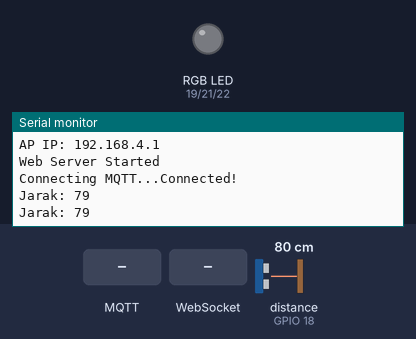
Simulated run of this sketch. Board: ESP32. On the bench: an RGB LED mixed from three pins (HIGH = lit), the last lines printed to the serial monitor. Wiring (inferred from the names in the program): ultrasonic range finder: trigger GPIO 5; echo GPIO 18. The inputs (shaded band) are chosen by the test bench; at power-on: distance to the obstacle (sensor on GPIO 18) 80 cm. The echo pulse lasts 58.3 µs per cm; WiFi joins after 1.5 s; servers stay silent unless stated; storage starts empty; no MQTT or app messages arrive unless stated; pins used as bus, display or sensor lines are not drawn.

Above: at 3.2 s.
3.3 s: MQTT message "0" arrives on the first subscribed topic
At 3.6 s:
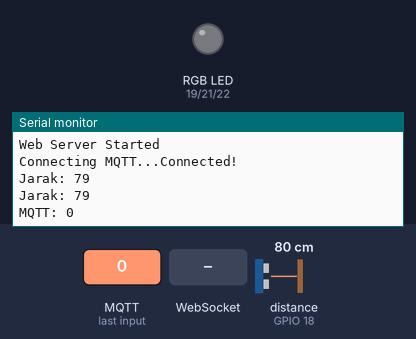
4.8 s: WebSocket text "0" received
At 5.01 s:
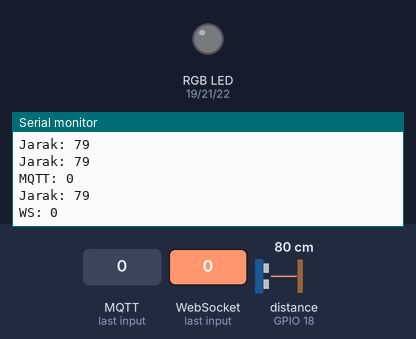

The sketch:

2ModeAP8MQTT.ino
```cpp
#include <Arduino.h>
#include <WiFi.h>
#include <WiFiClientSecure.h>
#include <PubSubClient.h>
#include <AsyncTCP.h>
#include <ESPAsyncWebServer.h>
#include "LittleFS.h"

// ================= WIFI =================
#define WIFI_SSID "HiFi-13897"
#define WIFI_PASS "pssslemanale"

// ================= MQTT =================
const char* mqtt_server = "7f55e70e343b4baaada935114c7f9610.s1.eu.hivemq.cloud";
const int mqtt_port = 8883;
const char* mqtt_user = "hemart";
const char* mqtt_pass = "Hemart123@";

// ================= PIN =================
#define trigPin 5
#define echoPin 18

#define RED_PIN   19
#define GREEN_PIN 21
#define BLUE_PIN  22

WiFiClientSecure espClient;
PubSubClient client(espClient);

AsyncWebServer server(80);
AsyncWebSocket ws("/ws");

// ================= ULTRASONIC =================
int readDistance(){
  digitalWrite(trigPin, LOW);
  delayMicroseconds(2);

  digitalWrite(trigPin, HIGH);
  delayMicroseconds(10);
  digitalWrite(trigPin, LOW);

  long duration = pulseIn(echoPin, HIGH, 30000);

  if(duration == 0) return -1;

  return duration * 0.034 / 2;
}

// ================= RGB =================
void setRGB(int r, int g, int b){
  ledcWrite(RED_PIN, r);
  ledcWrite(GREEN_PIN, g);
  ledcWrite(BLUE_PIN, b);
}

// ================= MQTT CALLBACK =================
void callback(char* topic, byte* payload, unsigned int length) {

  String msg = "";
  for (int i = 0; i < length; i++) {
    msg += (char)payload[i];
  }

  Serial.print("MQTT: ");
  Serial.println(msg);

  int r, g, b;
  if (sscanf(msg.c_str(), "%d,%d,%d", &r, &g, &b) == 3) {
    setRGB(r, g, b);
  }
}

// ================= MQTT CONNECT =================
void reconnectMQTT() {

  if (WiFi.status() != WL_CONNECTED) return;

  if (!client.connected()) {
    Serial.print("Connecting MQTT...");

    if (client.connect("ESP32Client", mqtt_user, mqtt_pass)) {
      Serial.println("Connected!");
      client.subscribe("iot/esp32/rgb");
    } else {
      Serial.print("Failed rc=");
      Serial.println(client.state());
    }
  }
}

// ================= WEBSOCKET =================
void onWebSocketEvent(AsyncWebSocket *server, AsyncWebSocketClient *client,
                     AwsEventType type, void *arg, uint8_t *data, size_t len) {

  if (type == WS_EVT_DATA) {
    String msg = "";

    for (size_t i = 0; i < len; i++) {
      msg += (char)data[i];
    }

    Serial.print("WS: ");
    Serial.println(msg);

    int r, g, b;
    if (sscanf(msg.c_str(), "%d,%d,%d", &r, &g, &b) == 3) {
      setRGB(r, g, b);
    }
  }
}

// ================= WIFI RECONNECT =================
void reconnectWiFi(){
  if (WiFi.status() != WL_CONNECTED) {
    Serial.println("Reconnecting WiFi...");
    WiFi.begin(WIFI_SSID, WIFI_PASS);
  }
}

// ================= SETUP =================
void setup() {
  Serial.begin(115200);

  pinMode(trigPin, OUTPUT);
  pinMode(echoPin, INPUT);

  // PWM
  ledcAttach(RED_PIN, 5000, 8);
  ledcAttach(GREEN_PIN, 5000, 8);
  ledcAttach(BLUE_PIN, 5000, 8);

  setRGB(0,0,0);

  // WiFi mode
  WiFi.mode(WIFI_AP_STA);

  WiFi.begin(WIFI_SSID, WIFI_PASS);
  Serial.print("Connecting WiFi");

  int timeout = 0;
  while (WiFi.status() != WL_CONNECTED && timeout < 10) {
    delay(1000);
    Serial.print(".");
    timeout++;
  }

  if(WiFi.status() == WL_CONNECTED){
    Serial.println("\nWiFi STA Connected");
    Serial.println(WiFi.localIP());
  } else {
    Serial.println("\nSTA Failed");
  }

  // AP fallback
  WiFi.softAP("ESP32_IoT", "12345678");
  Serial.print("AP IP: ");
  Serial.println(WiFi.softAPIP());

  // MQTT
  espClient.setInsecure();
  client.setServer(mqtt_server, mqtt_port);
  client.setCallback(callback);

  // LittleFS
  if(!LittleFS.begin()){
    Serial.println("LittleFS ERROR");
    return;
  }

  // Web server
  server.on("/", HTTP_GET, [](AsyncWebServerRequest *request){
    request->send(LittleFS, "/index.html", "text/html");
  });

  server.serveStatic("/", LittleFS, "/");

  ws.onEvent(onWebSocketEvent);
  server.addHandler(&ws);

  server.begin();
  Serial.println("Web Server Started");
}

// ================= LOOP =================
unsigned long lastMsg = 0;

void loop() {

  reconnectWiFi();
  reconnectMQTT();
  client.loop();

  ws.cleanupClients(); // penting untuk stabilitas

  if (millis() - lastMsg > 1000) {
    lastMsg = millis();

    int jarak = readDistance();

    Serial.print("Jarak: ");
    Serial.println(jarak);

    if(jarak != -1){
      String data = String(jarak);

      client.publish("iot/esp32/jarak", data.c_str());
      ws.textAll(data);
    }
  }
}
```

Measured:
- after the input at 3.3 s, the serial monitor: prints a new line at once (image 1)
- after the input at 4.8 s, the serial monitor: prints a new line at once (image 2)
